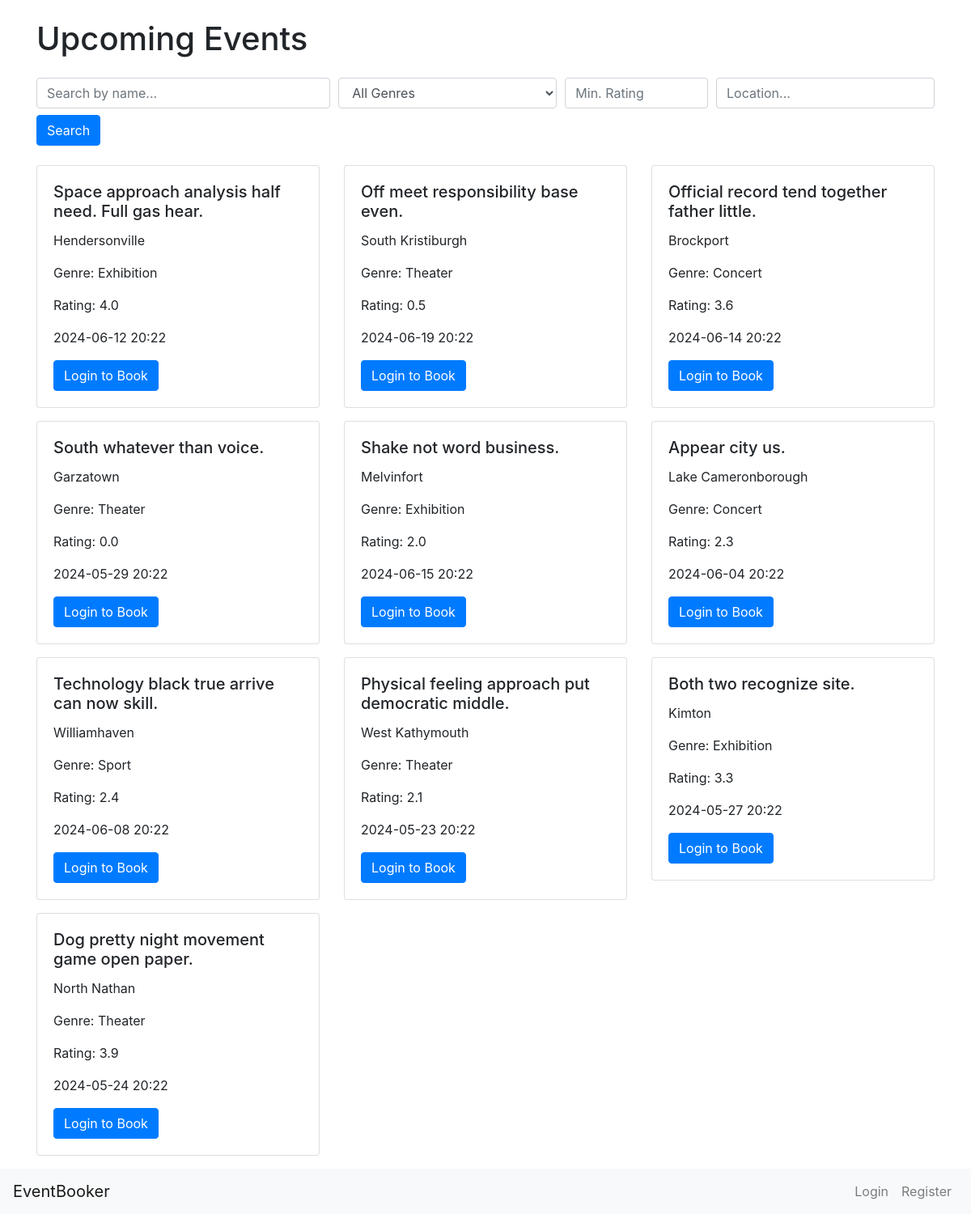
Page /home on the earlier database version.
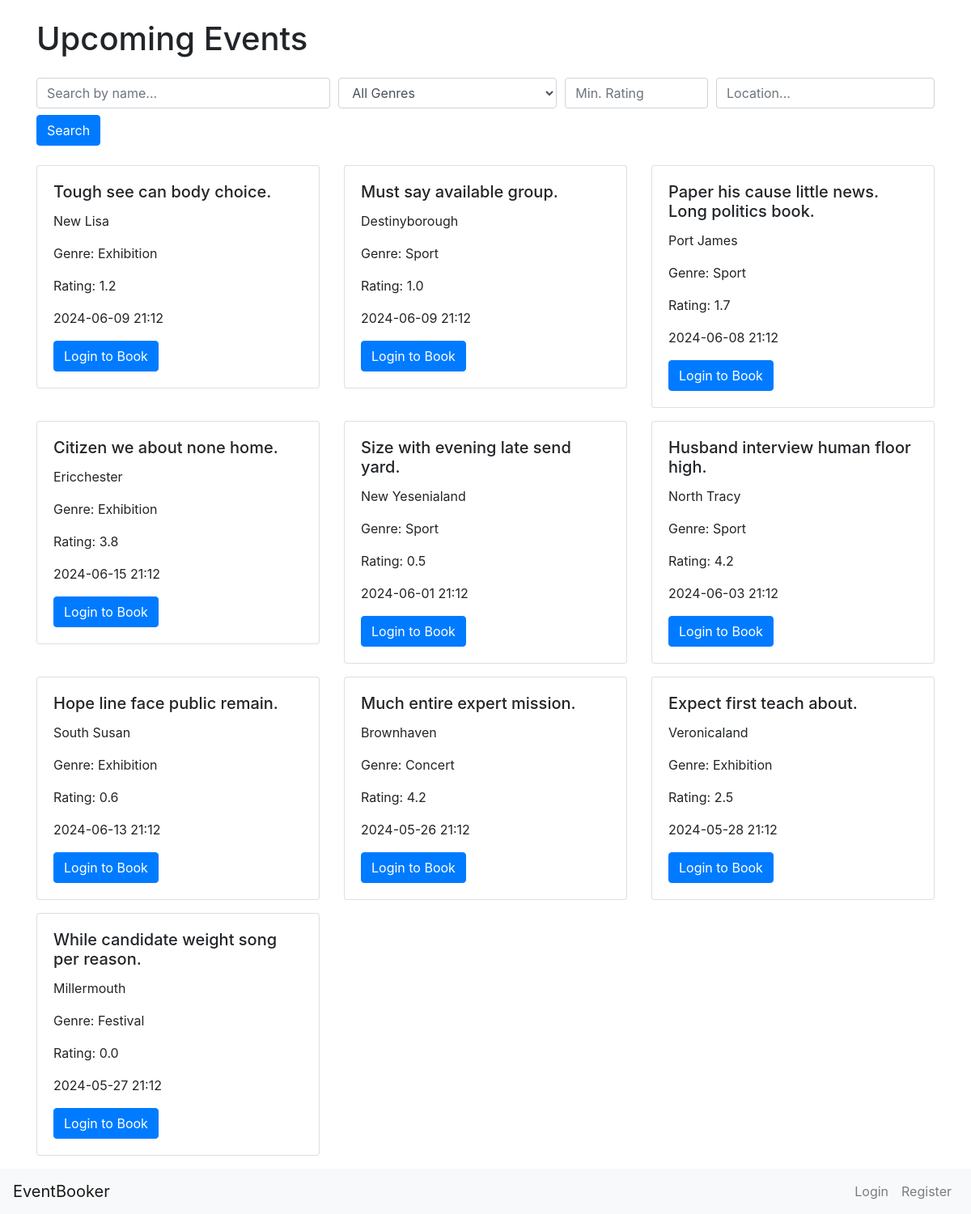
Same page on the later database version.
### app/models.py (models this page shows)
class Event(db.Model):
    id = db.Column(db.Integer, primary_key=True)
    name = db.Column(db.String(100), nullable=False)
    location = db.Column(db.String(100), nullable=False)
    date = db.Column(db.DateTime, nullable=False)
    genre = db.Column(db.String(50))
    rating = db.Column(db.Float, default=0.0)
    bookings = db.relationship('Booking', backref='event', lazy=True, cascade='all, delete-orphan')

### app/routes.py (the view)
@app.route('/')
@app.route('/home')
def home() -> str:
    if current_user.is_authenticated:
        user_preferences = current_user.preferences.split(',') if current_user.preferences else []
        preferred_events = Event.query.filter(Event.genre.in_(user_preferences)).all()
        other_events = Event.query.filter(Event.genre.notin_(user_preferences)).all()
        events = preferred_events + other_events
    else:
        events = Event.query.all()
    return render_template('home.html', events=events)

### app/templates/home.html (shortened to what this page needs)
{% extends 'base.html' %}
{% block content %}
<div class="container mt-4">
    <h1 class="mb-4">Upcoming Events</h1>
        <form method="GET" action="{{ url_for('search') }}" class="mb-4">
            <div class="form-row">
                <div class="col-md-4">
                    <input type="text" class="form-control" name="query" placeholder="Search by name...">
                </div>
                <div class="col-md-3">
                    <select class="form-control" name="genre">
                        <option value="">All Genres</option>
                    </select>
                </div>
                <div class="col-md-2">
                    <input type="number" class="form-control" name="min_rating" min="0" max="5" step="0.1" placeholder="Min. Rating">
                </div>
                <div class="col-md-3">
                    <input type="text" class="form-control" name="location" placeholder="Location...">
                </div>
            </div>
            <button type="submit" class="btn btn-primary mt-2">Search</button>
        </form>
    <div class="row">
        {% for event in events %}
        <div class="col-md-4 mb-3">
            <div class="card">
                <div class="card-body">
                    <h5 class="card-title">{{ event.name }}</h5>
                    <p class="card-text">{{ event.location }}</p>
                    <p class="card-text">Genre: {{ event.genre }}</p>
                    <p class="card-text">Rating: {{ event.rating }}</p>
                    <p class="card-text">{{ event.date.strftime('%Y-%m-%d %H:%M') }}</p>
                    {% if current_user.is_authenticated %}
                        {% set booking = current_user.bookings|selectattr('event_id', '==', event.id)|first %}
                        {% if booking %}
                            {% if not booking.is_paid %}
                                <a href="{{ url_for('payment', booking_id=booking.id) }}" class="btn btn-success">Pay</a>
                            {% endif %}
                        {% else %}
                            <a href="{{ url_for('book', event_id=event.id) }}" class="btn btn-primary">Book Now</a>
                        {% endif %}
                    {% else %}
                        <a href="{{ url_for('login') }}" class="btn btn-primary">Login to Book</a>
                    {% endif %}
                </div>
            </div>
        </div>
        {% endfor %}
    </div>
</div>
{% endblock %}

### app/templates/base.html (shortened to what this page needs)
<!DOCTYPE html>
<html lang="en">
<head>
    <link href="https://stackpath.bootstrapcdn.com/bootstrap/4.5.2/css/bootstrap.min.css" rel="stylesheet">
</head>
<body>
    {% block content %}{% endblock %}
</body>
<nav class="navbar navbar-expand-lg navbar-light bg-light">
    <a class="navbar-brand" href="{{ url_for('home') }}">EventBooker</a>
    <div class="collapse navbar-collapse" id="navbarNav">
        <ul class="navbar-nav ml-auto">
            {% if current_user.is_authenticated %}
                <li class="nav-item">
                    <a class="nav-link" href="{{ url_for('bookings') }}">My Bookings</a>
                </li>
                <li class="nav-item">
                    <a class="nav-link" href="{{ url_for('logout') }}">Logout</a>
                </li>
                <li class="nav-item">
                    <a class="nav-link" href="{{ url_for('events_delete') }}">Events delete</a>
                <li class="nav-item">
                    <a class="nav-link" href="{{ url_for('generate_events') }}">Events generate</a>
                </li>
                <li class="nav-item">
                    <a class="nav-link">Hello, {{ current_user.username }}</a>
                </li>
            {% else %}
                <li class="nav-item">
                    <a class="nav-link" href="{{ url_for('login') }}">Login</a>
                </li>
                <li class="nav-item">
                    <a class="nav-link" href="{{ url_for('register') }}">Register</a>
                </li>
            {% endif %}
        </ul>
    </div>
  </nav>
</html>

Differences in the rows shown:
removed Event: name "South whatever than voice.", location "Garzatown", genre "Theater", rating "0.0", date "2024-05-29 20:22"
removed Event: name "Shake not word business.", location "Melvinfort", genre "Exhibition", rating "2.0", date "2024-06-15 20:22"
removed Event: name "Technology black true arrive can now skill.", location "Williamhaven", genre "Sport", rating "2.4", date "2024-06-08 20:22"
removed Event: name "Physical feeling approach put democratic middle.", location "West Kathymouth", genre "Theater", rating "2.1", date "2024-05-23 20:22"
removed Event: name "Dog pretty night movement game open paper.", location "North Nathan", genre "Theater", rating "3.9", date "2024-05-24 20:22"
changed Event: name "Space approach analysis half need. Full gas hear." → "Tough see can body choice."; location "Hendersonville" → "New Lisa"; rating "4.0" → "1.2"; date "2024-06-12 20:22" → "2024-06-09 21:12"
changed Event: name "Off meet responsibility base even." → "Must say available group."; location "South Kristiburgh" → "Destinyborough"; genre "Theater" → "Sport"; rating "0.5" → "1.0"; date "2024-06-19 20:22" → "2024-06-09 21:12"
changed Event: name "Official record tend together father little." → "Paper his cause little news. Long politics book."; location "Brockport" → "Port James"; genre "Concert" → "Sport"; rating "3.6" → "1.7"; date "2024-06-14 20:22" → "2024-06-08 21:12"
added Event: name "Citizen we about none home.", location "Ericchester", genre "Exhibition", rating "3.8", date "2024-06-15 21:12"
added Event: name "Size with evening late send yard.", location "New Yesenialand", genre "Sport", rating "0.5", date "2024-06-01 21:12"
changed Event: name "Appear city us." → "Husband interview human floor high."; location "Lake Cameronborough" → "North Tracy"; genre "Concert" → "Sport"; rating "2.3" → "4.2"; date "2024-06-04 20:22" → "2024-06-03 21:12"
added Event: name "Hope line face public remain.", location "South Susan", genre "Exhibition", rating "0.6", date "2024-06-13 21:12"
added Event: name "Much entire expert mission.", location "Brownhaven", genre "Concert", rating "4.2", date "2024-05-26 21:12"
changed Event: name "Both two recognize site." → "Expect first teach about."; location "Kimton" → "Veronicaland"; rating "3.3" → "2.5"; date "2024-05-27 20:22" → "2024-05-28 21:12"
added Event: name "While candidate weight song per reason.", location "Millermouth", genre "Festival", rating "0.0", date "2024-05-27 21:12"
